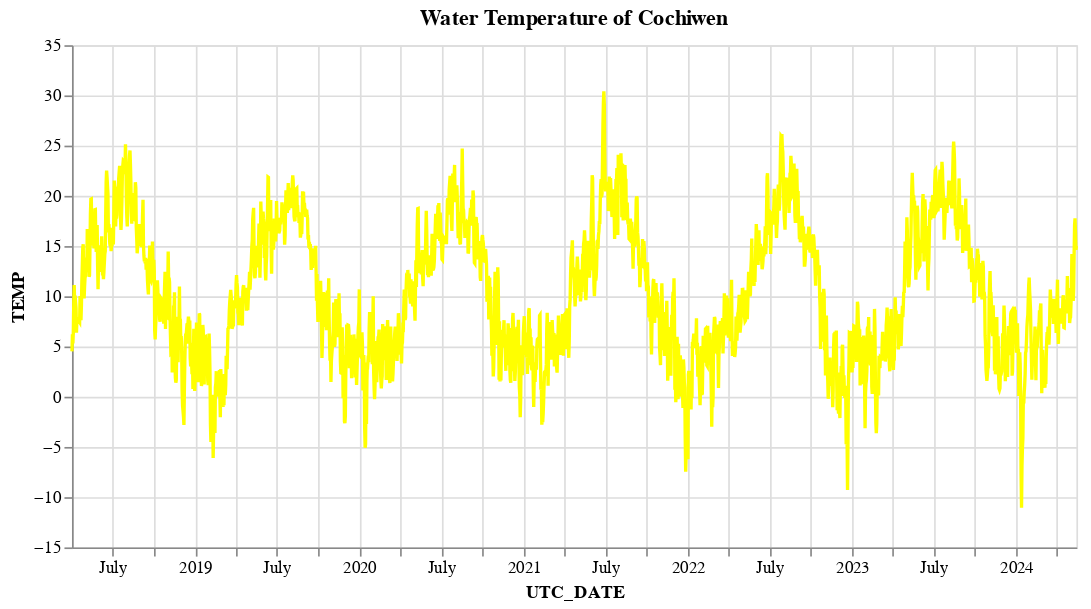

The notebook cell this image was saved under:
### Code cell
chartcctemp = alt.Chart(tem_cow_daily).mark_line(point=False, color = 'yellow').encode(
    x='UTC_DATE:T',  
    y='TEMP:Q',  
    tooltip=['UTC_DATE', 'TEMP', 'RELATIVE_HUMIDITY', 'WIND_SPEED', 'DEW_POINT_TEMP']  
).properties(
    width=600,
    height=300,
    title='Water Temperature of Cochiwen'
)
chartcctemp

### Figure 1 — Vega specification as saved in the notebook (floating-point values rounded to 4 significant figures; data arrays with more than 128 entries replaced by an {"elided": "..."} marker saying what was removed)
{"$schema": "https://vega.github.io/schema/vega/v5.json", "data": [{"name": "source_0", "values": {"elided": "2235 records"}, "transform": [{"type": "formula", "expr": "toDate(datum['UTC_DATE'])", "as": "UTC_DATE"}]}, {"name": "source_0_y_domain_TEMP", "values": [{"min": -11.06, "max": 30.41}]}], "marks": [{"type": "line", "name": "marks", "from": {"data": "source_0"}, "sort": {"field": "datum[\"UTC_DATE\"]"}, "encode": {"update": {"x": {"field": "UTC_DATE", "scale": "x"}, "defined": {"signal": "isValid(datum[\"UTC_DATE\"]) && isFinite(+datum[\"UTC_DATE\"]) && isValid(datum[\"TEMP\"]) && isFinite(+datum[\"TEMP\"])"}, "stroke": {"value": "yellow"}, "tooltip": {"signal": "{\"UTC_DATE\": timeFormat(datum[\"UTC_DATE\"], '%b %d, %Y'), \"TEMP\": format(datum[\"TEMP\"], \"\"), \"RELATIVE_HUMIDITY\": format(datum[\"RELATIVE_HUMIDITY\"], \"\"), \"WIND_SPEED\": format(datum[\"WIND_SPEED\"], \"\"), \"DEW_POINT_TEMP\": format(datum[\"DEW_POINT_TEMP\"], \"\")}"}, "y": {"field": "TEMP", "scale": "y"}}}, "style": ["line"]}], "scales": [{"name": "x", "type": "time", "domain": {"data": "source_0", "field": "UTC_DATE"}, "range": [0, {"signal": "width"}]}, {"name": "y", "type": "linear", "domain": [{"signal": "(data(\"source_0_y_domain_TEMP\")[0] || {}).min"}, {"signal": "(data(\"source_0_y_domain_TEMP\")[0] || {}).max"}], "range": [{"signal": "height"}, 0], "zero": true, "nice": true}], "axes": [{"scale": "x", "minExtent": 0, "ticks": false, "grid": true, "gridScale": "y", "tickCount": {"signal": "ceil(width/40)"}, "maxExtent": 0, "orient": "bottom", "labels": false, "zindex": 0, "aria": false, "domain": false}, {"scale": "y", "tickCount": {"signal": "ceil(height/40)"}, "aria": false, "domain": false, "ticks": false, "orient": "left", "grid": true, "zindex": 0, "labels": false, "maxExtent": 0, "minExtent": 0, "gridScale": "x"}, {"scale": "x", "grid": false, "labelFlush": true, "title": "UTC_DATE", "labelOverlap": true, "zindex": 0, "tickCount": {"signal": "ceil(width/40)"}, "orient": "bottom"}, {"scale": "y", "grid": false, "title": "TEMP", "labelOverlap": true, "orient": "left", "tickCount": {"signal": "ceil(height/40)"}, "zindex": 0}], "title": {"text": "Water Temperature of Cochiwen", "frame": "group"}, "height": 300, "background": "white", "width": 600, "padding": 5, "style": "cell"}
